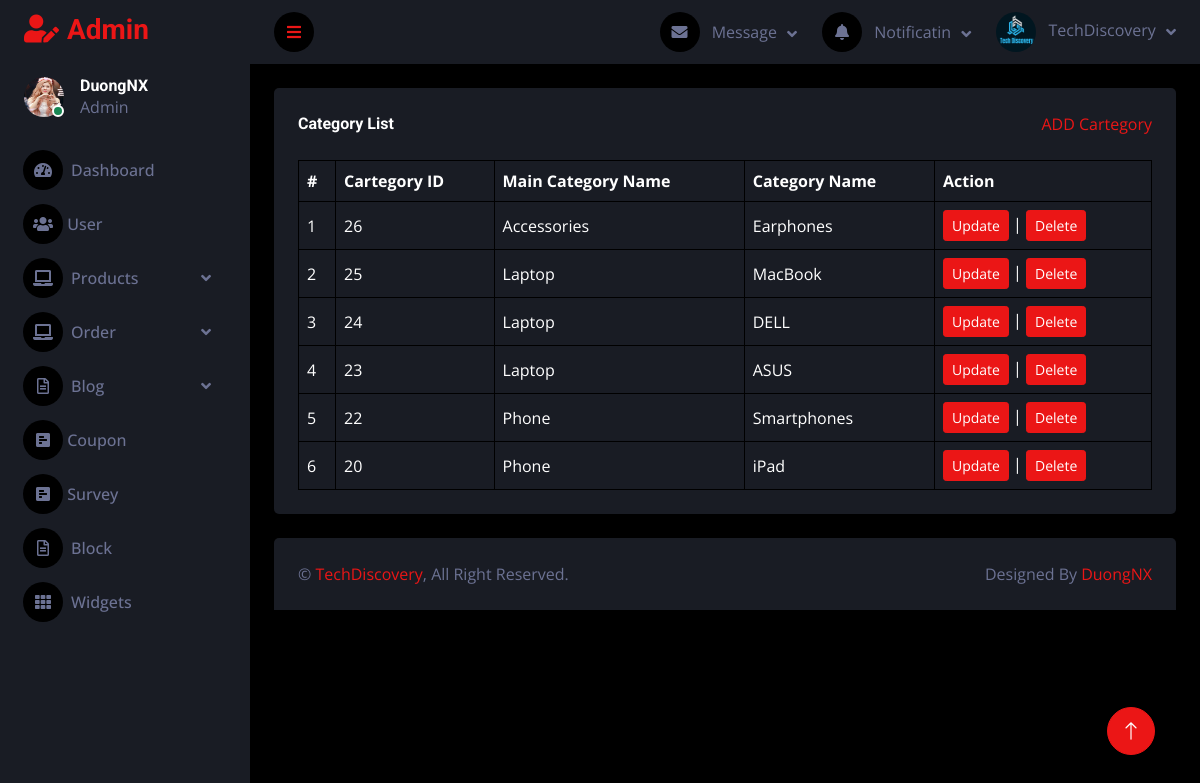
/admin/cartegorylist.php, run on the app's committed database.
### tables this page shows
CREATE TABLE `tbl_cartegory` (
  `cartegory_id` int(11) NOT NULL,
  `cartegory_name` varchar(255) NOT NULL,
  `cartegory_main_id` int(11) NOT NULL
);

CREATE TABLE `tbl_cartegory_main` (
  `cartegory_main_id` int(11) NOT NULL,
  `cartegory_main_name` varchar(255) NOT NULL
);

### admin/database.php (called while the page is built, shortened)
<?php
class Database
{
    public $host = DB_HOST;
    public $user = DB_USER;
    public $pass = DB_PASS;
    public $dbname = DB_NAME;
    public $link;
    private function connectDB()
    {
        $this->link = new mysqli($this->host, $this->user, $this->pass, $this->dbname);
    }
    public function select($query)
    {
        $result = $this->link->query($query) or die($this->link->error . __LINE__);
        if ($result->num_rows > 0) {
            return $result;
        } else {
            return false;
        }
    }
}
?>

### admin/class/cartegory_class.php (called while the page is built, shortened)
<?php
    include 'database.php';
?>
<?php
    class cartegory {
        private $db;
        public function __construct()
        {
            $this -> db = new Database();
        }
        public function show_cartegory(){
            $query = "SELECT tbl_cartegory.*, tbl_cartegory_main.cartegory_main_name
                      FROM tbl_cartegory
                      INNER JOIN tbl_cartegory_main ON tbl_cartegory.cartegory_main_id = tbl_cartegory_main.cartegory_main_id
                      ORDER BY tbl_cartegory.cartegory_id DESC";
            $result = $this->db->select($query);
            return $result;
        }
    }
?>

### admin/cartegorylist.php (the view, shortened to what this page needs)
<?php
include "header.php";
include "sidebar.php";
include "navbar.php";
include "class/cartegory_class.php";
?>
<?php
$cartegory = new cartegory;
$show_cartegory = $cartegory->show_cartegory();
?>
<div class="container-fluid pt-4 px-4">
    <div class="bg-secondary text-center rounded p-4">
        <div class="d-flex align-items-center justify-content-between mb-4">
            <h6 class="mb-0">Category List</h6>
            <a href="cartegory_add.php">ADD Cartegory</a>
        </div>
        <div class="table-responsive">
            <table class="table text-start align-middle table-bordered table-hover mb-0">
                <thead>
                    <tr class="text-white">
                        <th scope="col">#</th>
                        <th scope="col">Cartegory ID</th>
                        <th scope="col">Main Category Name</th>
                        <th scope="col">Category Name</th>
                        <th scope="col">Action</th>
                    </tr>
                </thead>
                <tbody>
                    <?php
                    if ($show_cartegory) {
                        $i = 0;
                        while ($result = $show_cartegory->fetch_assoc()) {
                            $i++;
                    ?>
                            <tr>
                                <td><?php echo $i ?></td>
                                <td><?php echo $result['cartegory_id'] ?></td>
                                <td><?php echo $result['cartegory_main_name'] ?></td>
                                <td><?php echo $result['cartegory_name'] ?></td>
                                <td>
                                    <a class="btn btn-sm btn-primary" href="cartegoryedit.php?cartegory_id=<?php echo $result['cartegory_id'] ?>">Update</a> |
                                    <a class="btn btn-sm btn-primary" href="#" onclick="confirmDelete(<?php echo $result['cartegory_id']; ?>)">Delete</a>
                                </td>
                            </tr>
                    <?php
                        }
                    }
                    ?>
                </tbody>
            </table>
        </div>
    </div>
</div>
<?php
include "footer.php";
?>

### admin/css/style.css (style rules this page uses)
:root { --primary: #EB1616; --secondary: #191C24; --light: #6C7293; --dark: #000000; }
.btn { transition: .5s; }

### data on the page
tbl_cartegory: cartegory_id "26", cartegory_main.cartegory_main_name "Accessories", cartegory_name "Earphones"
tbl_cartegory: cartegory_id "25", cartegory_main.cartegory_main_name "Laptop", cartegory_name "MacBook"
tbl_cartegory: cartegory_id "24", cartegory_main.cartegory_main_name "Laptop", cartegory_name "DELL"
tbl_cartegory: cartegory_id "23", cartegory_main.cartegory_main_name "Laptop", cartegory_name "ASUS"
tbl_cartegory: cartegory_id "22", cartegory_main.cartegory_main_name "Phone", cartegory_name "Smartphones"
tbl_cartegory: cartegory_id "20", cartegory_main.cartegory_main_name "Phone", cartegory_name "iPad"
